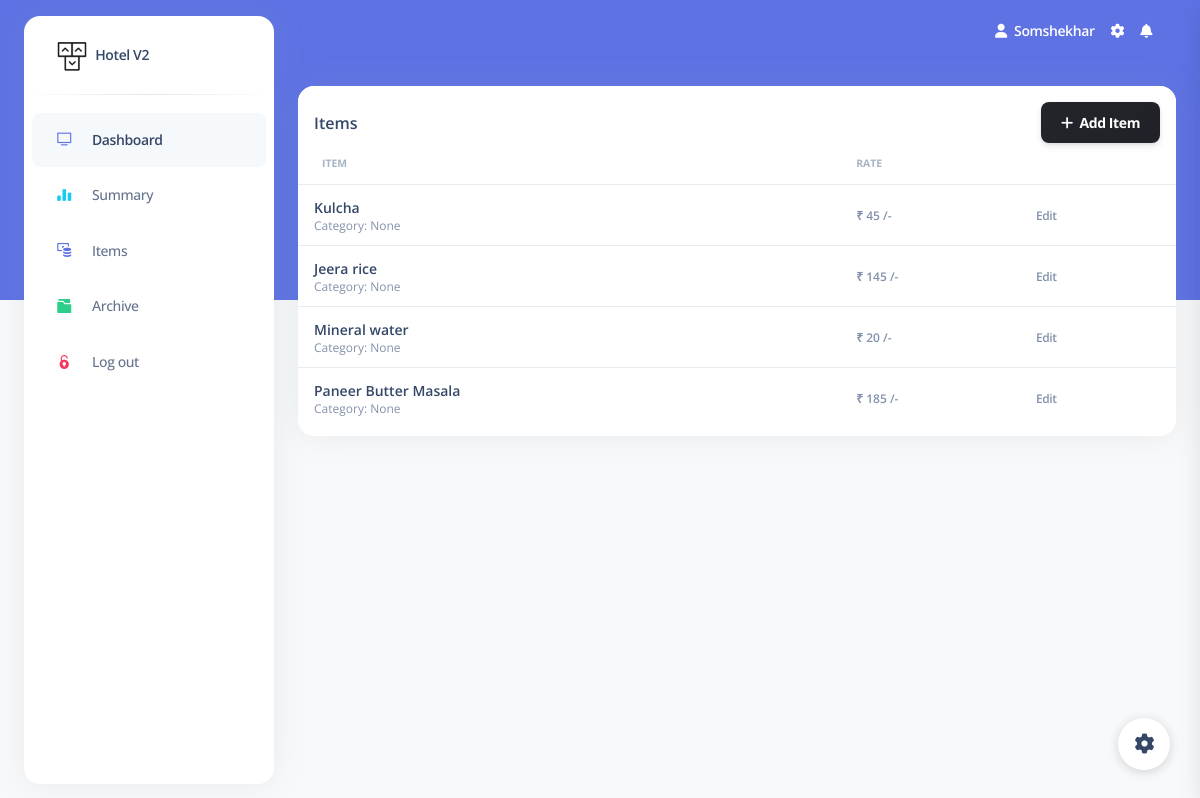
The page /items (signed in) on the database its author committed.
### app.py (models this page shows, shortened)
class user_details(db.Model, UserMixin):
    id = db.Column(db.Integer, unique=True, nullable=False, primary_key=True, autoincrement=True)
    name = db.Column(db.String(80), nullable=False)
    surname = db.Column(db.String(80))
    username = db.Column(db.String(80), unique=True, nullable=False)
    email = db.Column(db.String(120), unique=True)
    password = db.Column(db.String(80), nullable=False)
    phone = db.Column(db.Integer)
    role = db.Column(db.String(120), nullable=False)
    date_created = db.Column(db.DateTime, default=datetime.utcnow)

class items(db.Model):
    item_id = db.Column(db.Integer, unique=True, nullable=False, autoincrement=True, primary_key=True)
    name = db.Column(db.String(80), nullable=False)
    rate = db.Column(db.String(80), nullable=False)
    category = db.Column(db.String(120))
    sales = db.Column(db.String(120), nullable=False)

### app.py (the view)
    @app.route('/items', methods=['GET'])
    @login_required
    def owner_items():
        items_list = items.query.all()
        data = {
            'items_list': items_list
        }
        return render_template('items.html', data=data)

### app.py (called while the page is built)
@login_manager.user_loader
def user_loader(id):
    return user_details.query.get(id)

### templates/items.html (shortened to what this page needs)
{% extends 'base.html' %}
{% block content %}
    <div class="container-fluid py-4">
        <div class="row">
            <div class="col-12">
              <div class="card mb-4">
                <div class="card-header pb-0 p-3">
                  <div class="row">
                    <div class="col-6 d-flex align-items-center">
                      <h6 class="mb-0">Items</h6>
                    </div>
                    <div class="col-6 text-end">
<button type="button" class="btn bg-gradient-dark mb-0" data-bs-toggle="modal" data-bs-target="#add_item">
  <i class="fas fa-plus"></i>&nbsp;&nbsp;Add Item
</button>
                    </div>
                  </div>
                </div>
                <div class="card-body px-0 pt-0 pb-2">
                  <div class="table-responsive p-0">
                    <table class="table align-items-center mb-0">
                      <thead>
                        <tr>
                          <th class="text-uppercase text-secondary text-xxs font-weight-bolder opacity-7">Item</th>
                          <th class="text-uppercase text-secondary text-xxs font-weight-bolder opacity-7 ps-2">Rate</th>
                          <th class="text-secondary opacity-7"></th>
                        </tr>
                      </thead>
                      <tbody>
                        {% for item in data['items_list'] %}
                        <tr>
                          <td>
                            <div class="d-flex px-2 py-1">
                              <div class="d-flex flex-column justify-content-center">
                                <h6 class="mb-0 text-sm">{{ item.name }}</h6>
                                <p class="text-xs text-secondary mb-0">Category: {{ item.category }}</p>
                              </div>
                            </div>
                          </td>
                          <td class="align-middle">
                            <span class="text-secondary text-xs font-weight-bold">₹ {{ item.rate }} /-</span>
                          </td>
                          <td class="align-middle">
                            <a class="text-secondary font-weight-bold text-xs" data-bs-toggle="modal" data-bs-target="#modal{{ item.item_id }}">
                              Edit
                            </a>
                            </div>
                        {% endfor %}
                  </div>
                </div>
{% endblock %}

### templates/base.html (shortened to what this page needs)
<!DOCTYPE html>
<html lang="en">
<head>
  <link href="{{ url_for('static', filename='css/nucleo-icons.css') }}" rel="stylesheet" />
  <link href="{{ url_for('static', filename='css/nucleo-svg.css') }}" rel="stylesheet" />
<link rel="stylesheet" href="https://cdnjs.cloudflare.com/ajax/libs/selectize.js/0.12.6/css/selectize.bootstrap3.min.css" />
  <link href="{{ url_for('static', filename='css/nucleo-svg.css') }}" rel="stylesheet" />
  <link id="pagestyle" href="{{ url_for('static', filename='css/argon-dashboard.css') }}" rel="stylesheet" />
</head>
<body class="g-sidenav-show   bg-gray-100">
  <aside class="sidenav bg-white navbar navbar-vertical navbar-expand-xs border-0 border-radius-xl my-3 fixed-start ms-4 " id="sidenav-main">
    <div class="sidenav-header">
      <a class="navbar-brand m-0" href=" https://demos.creative-tim.com/argon-dashboard/pages/dashboard.html " target="_blank">
        <img src="{{ url_for('static', filename='img/logo-ct-dark.png') }}" class="navbar-brand-img h-100" alt="main_logo">
        <span class="ms-1 font-weight-bold">Hotel V2</span>
      </a>
    </div>
    <hr class="horizontal dark mt-0">
    <div class="collapse navbar-collapse  w-auto " id="sidenav-collapse-main">
      <ul class="navbar-nav">
        <li class="nav-item">
          <a class="nav-link active" href="/dashboard">
            <div class="icon icon-shape icon-sm border-radius-md text-center me-2 d-flex align-items-center justify-content-center">
              <i class="ni ni-tv-2 text-primary text-sm opacity-10"></i>
            </div>
            <span class="nav-link-text ms-1">Dashboard</span>
          </a>
        </li>
      <li class="nav-item">
          <a class="nav-link {% block summary %}{% endblock %}" href="/summary">
            <div class="icon icon-shape icon-sm border-radius-md text-center me-2 d-flex align-items-center justify-content-center">
              <i class="ni ni-chart-bar-32 text-info text-sm opacity-10"></i>
            </div>
            <span class="nav-link-text ms-1">Summary</span>
          </a>
        </li>
      <li class="nav-item">
          <a class="nav-link {% block items %}{% endblock %}" href="/items">
            <div class="icon icon-shape icon-sm border-radius-md text-center me-2 d-flex align-items-center justify-content-center">
              <i class="ni ni-money-coins text-primary text-sm opacity-10"></i>
            </div>
            <span class="nav-link-text ms-1">Items</span>
          </a>
        </li>
      <li class="nav-item">
          <a class="nav-link {% block archive %}{% endblock %}" href="/archive_item">
            <div class="icon icon-shape icon-sm border-radius-md text-center me-2 d-flex align-items-center justify-content-center">
              <i class="ni ni-folder-17 text-success text-sm opacity-10"></i>
            </div>
            <span class="nav-link-text ms-1">Archive</span>
          </a>
        </li>
      <li class="nav-item">
          <a class="nav-link " href="/logout">
            <div class="icon icon-shape icon-sm border-radius-md text-center me-2 d-flex align-items-center justify-content-center">
              <i class="ni ni-lock-circle-open text-danger text-sm opacity-10"></i>
            </div>
            <span class="nav-link-text ms-1">Log out</span>
          </a>
        </li>
      </ul>
    </div>
  </aside>
  <main class="main-content position-relative border-radius-lg ">
    <nav class="navbar navbar-main navbar-expand-lg px-0 mx-4 shadow-none border-radius-xl " id="navbarBlur" data-scroll="false">
      <div class="container-fluid py-1 px-3">
        <div class="collapse navbar-collapse mt-sm-0 mt-2 me-md-0 me-sm-4" id="navbar">
          <ul class="navbar-nav  justify-content-end">
            <li class="nav-item d-flex align-items-center">
              <a href="javascript:;" class="nav-link text-white font-weight-bold px-0">
                <i class="fa fa-user me-sm-1"></i>
                <span class="d-sm-inline d-none">{{ current_user.name }}</span>
              </a>
            </li>
            <li class="nav-item px-3 d-flex align-items-center">
              <a href="javascript:;" class="nav-link text-white p-0">
                <i class="fa fa-cog fixed-plugin-button-nav cursor-pointer"></i>
              </a>
            </li>
            <li class="nav-item dropdown pe-2 d-flex align-items-center">
              <a href="javascript:;" class="nav-link text-white p-0" id="dropdownMenuButton" data-bs-toggle="dropdown" aria-expanded="false">
                <i class="fa fa-bell cursor-pointer"></i>
              </a>
            </li>
          </ul>
        </div>
      </div>
    </nav>
    {% block content %}
    {% endblock %}
  </main>
  <div class="fixed-plugin">
    <a class="fixed-plugin-button text-dark position-fixed px-3 py-2">
      <i class="fa fa-cog py-2"> </i>
    </a>
  </div>
</body>
</html>

### static/css/nucleo-svg.css (style rules this page uses)
.icon { display: inline-block; color: #111111; height: 1em; width: 1em; }
.icon-sm { height: 0.8em; width: 0.8em; }
.icon { fill: currentColor; stroke: none; }

### rows shown on the page
user_details: name "Somshekhar"
items: name "Kulcha", category "None", rate "45"
items: name "Jeera rice", category "None", rate "145"
items: name "Mineral water", category "None", rate "20"
items: name "Paneer Butter Masala", category "None", rate "185"
